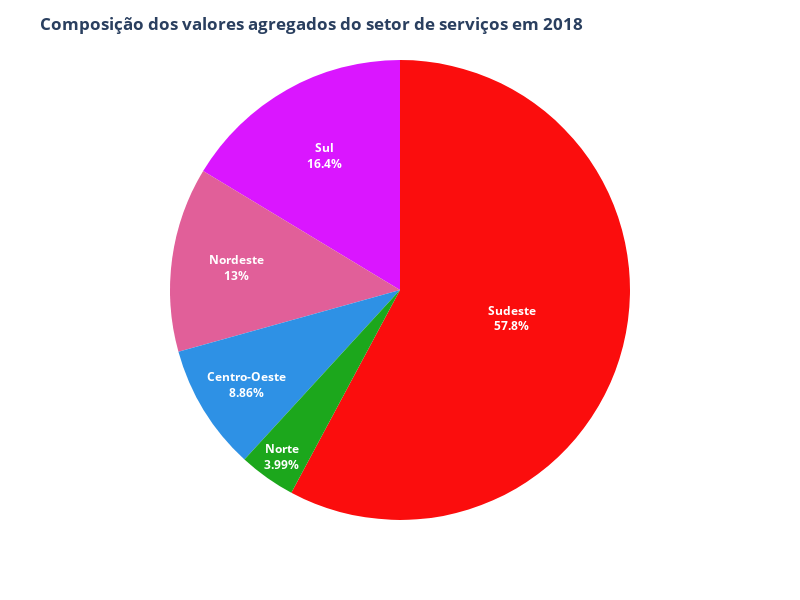

The notebook cell this image was saved under:
### Code cell
fig = px.pie(
    df_services_2018,
    values="va_servicos",
    names="regiao",
    color="regiao",
    color_discrete_sequence=px.colors.qualitative.Dark24,
    height=600,
    width=800,
)
fig.update_traces(
    textposition="inside",
    textinfo="percent+label",
    textfont=dict(color="white"),
    texttemplate="<b>%{label}<br>%{percent}",
    hoverinfo="skip",
    hovertemplate=None,
)
fig.update_layout(
    title_text="<b>Composição dos valores agregados do setor de serviços em 2018",
    showlegend=False,
)
fig.show()

### Figure 1 — Plotly figure (JSON) as saved in the notebook; plotly's stock layout.template omitted (floating-point values rounded to 4 significant figures)
{"data": [{"customdata": [["Centro-Oeste"], ["Nordeste"], ["Norte"], ["Sudeste"], ["Sul"]], "domain": {"x": [0, 1], "y": [0, 1]}, "hoverinfo": "skip", "labels": ["Centro-Oeste", "Nordeste", "Norte", "Sudeste", "Sul"], "legendgroup": "", "marker": {"colors": ["#2E91E5", "#E15F99", "#1CA71C", "#FB0D0D", "#DA16FF"]}, "name": "", "showlegend": true, "textfont": {"color": "white"}, "textinfo": "percent+label", "textposition": "inside", "texttemplate": "<b>%{label}<br>%{percent}", "type": "pie", "values": [296250896281, 433449662991, 133394247965, 1933221862566, 546627330178]}], "layout": {"height": 600, "legend": {"tracegroupgap": 0}, "margin": {"t": 60}, "piecolorway": ["#2E91E5", "#E15F99", "#1CA71C", "#FB0D0D", "#DA16FF", "#222A2A", "#B68100", "#750D86", "#EB663B", "#511CFB", "#00A08B", "#FB00D1", "#FC0080", "#B2828D", "#6C7C32", "#778AAE", "#862A16", "#A777F1", "#620042", "#1616A7", "#DA60CA", "#6C4516", "#0D2A63", "#AF0038"], "showlegend": false, "title": {"text": "<b>Composição dos valores agregados do setor de serviços em 2018"}, "width": 800}}
